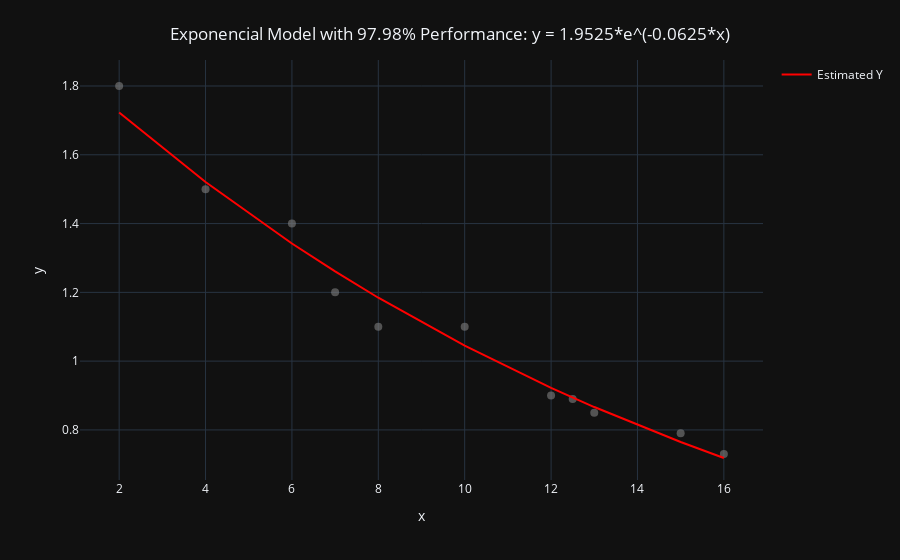

Notebook code for this chart:
### Code cell
best_model[1]

### Figure 1 — Plotly figure (JSON) as saved in the notebook; plotly's stock layout.template omitted (floating-point values rounded to 4 significant figures)
{"data": [{"hovertemplate": "x: %{x}<br>y: %{y}", "legendgroup": "", "marker": {"color": "gray", "coloraxis": "coloraxis", "opacity": 0.6, "size": 8, "symbol": "circle"}, "mode": "markers", "name": "", "orientation": "v", "showlegend": false, "type": "scatter", "x": [2, 4, 6, 7, 8, 10, 12, 12.5, 13, 15, 16], "xaxis": "x", "y": [1.8, 1.5, 1.4, 1.2, 1.1, 1.1, 0.9, 0.89, 0.85, 0.79, 0.73], "yaxis": "y"}, {"hovertemplate": "x: %{x}<br>y: %{y}", "line": {"color": "red"}, "marker": {"color": "gray", "opacity": 0.6, "size": 8}, "mode": "lines", "name": "Estimated Y", "type": "scatter", "x": [2, 4, 6, 7, 8, 10, 12, 12.5, 13, 15, 16], "y": [1.723, 1.521, 1.342, 1.261, 1.184, 1.045, 0.9224, 0.8941, 0.8666, 0.7647, 0.7184]}], "layout": {"coloraxis": {"colorbar": {"title": {"text": "y"}}, "colorscale": [[0, "#0d0887"], [0.1111, "#46039f"], [0.2222, "#7201a8"], [0.3333, "#9c179e"], [0.4444, "#bd3786"], [0.5556, "#d8576b"], [0.6667, "#ed7953"], [0.7778, "#fb9f3a"], [0.8889, "#fdca26"], [1, "#f0f921"]]}, "legend": {"tracegroupgap": 0}, "margin": {"t": 60}, "title": {"text": "Exponencial Model with 97.98% Performance: y = 1.9525*e^(-0.0625*x)", "x": 0.5, "xanchor": "center", "y": 0.95, "yanchor": "top"}, "xaxis": {"anchor": "y", "domain": [0, 1], "title": {"text": "x"}}, "yaxis": {"anchor": "x", "domain": [0, 1], "title": {"text": "y"}}}}
